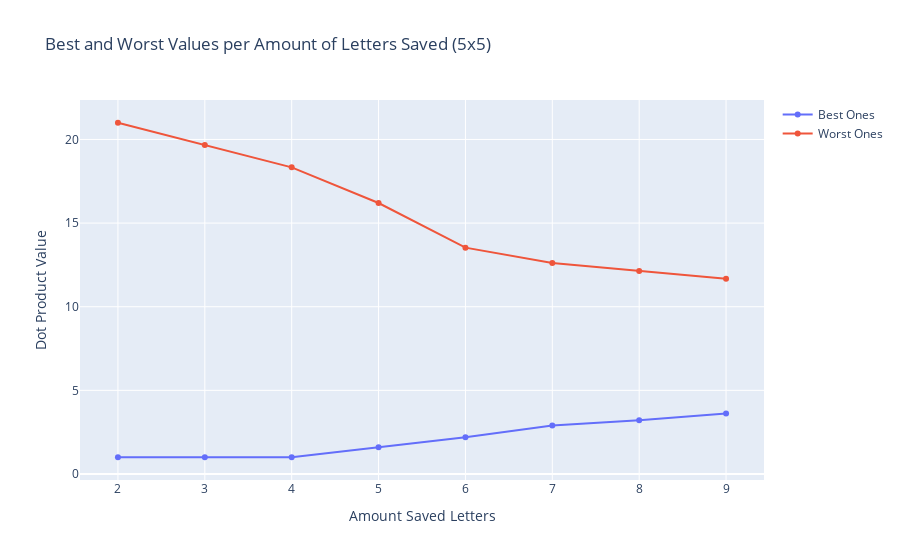
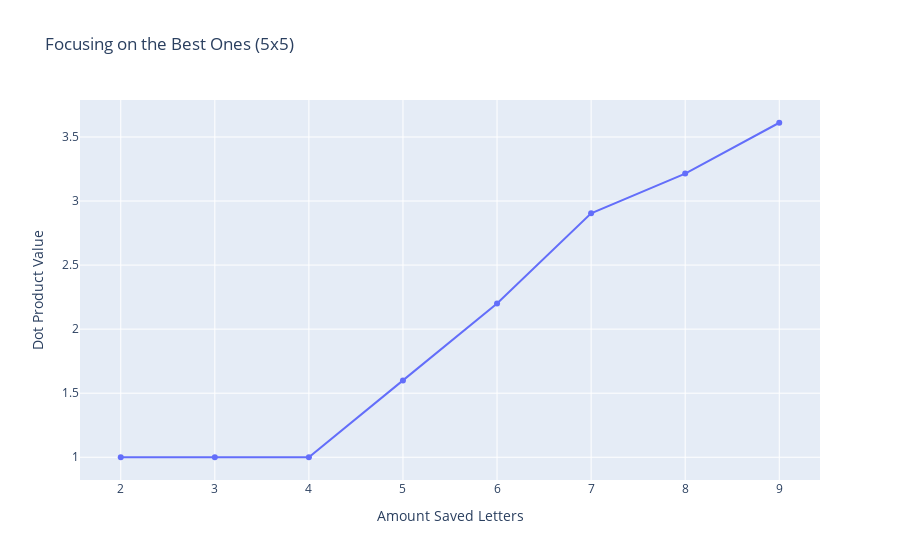
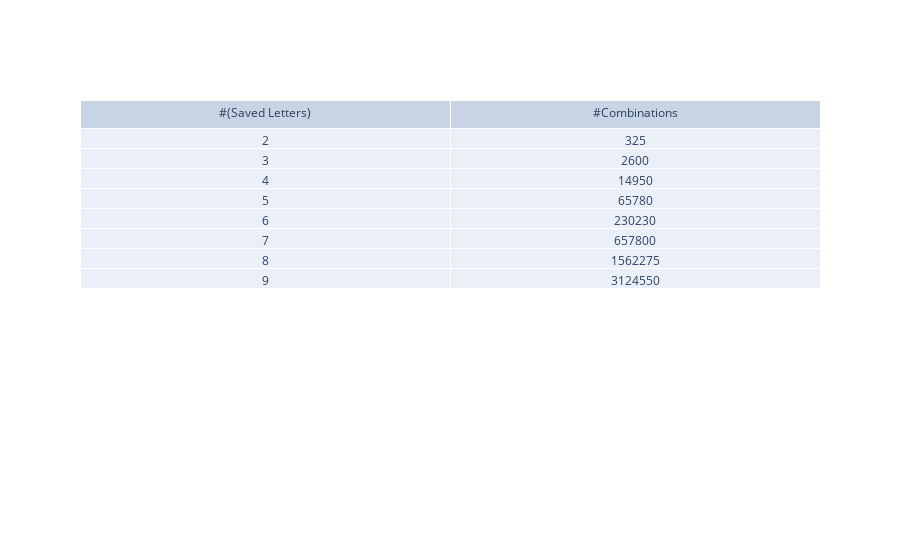

Notebook cell for these charts, in order:
### Code cell
import plotly.graph_objects as go
import numpy as np
import math

iterations = []
best_ones = []
worst_ones = []
max_iter = 10
for i in range(2, max_iter):
  our_set = generate_orthogonal_set({ key: np.array([value]).flatten() for key, value in alphabet_map.items() }, i)
  print(i, end=' ')
  best = min(our_set, key = lambda dot: dot[0])
  worst = max(our_set, key = lambda dot: dot[0])
  print(best[0], end=' ')
  print(worst[0])
  iterations.append(i)
  best_ones.append(best[0])
  worst_ones.append(worst[0])

fig = go.Figure(data=go.Scatter(x=iterations, y=best_ones, mode='lines+markers', name='Best Ones'))
fig.add_trace(go.Scatter(x=iterations, y=worst_ones,
                    mode='lines+markers',
                    name='Worst Ones'))
fig.update_layout(title="Best and Worst Values per Amount of Letters Saved (5x5)",
                   xaxis_title='Amount of Letters Saved',
                   yaxis_title='Dot Product Value')
fig.show()

fig = go.Figure(data=go.Scatter(x=iterations, y=best_ones, mode='lines+markers', name='Best Ones'))
fig.update_layout(title="Focusing on the Best Ones (5x5)",
                   xaxis_title='Amount of Letters Saved',
                   yaxis_title='Dot Product Value')
fig.show()

amount_combinations=[]
for i in range(2,max_iter):
  amount_combinations.append(math.comb(26,i))
fig = go.Figure(data=[go.Table(header=dict(values=['#(Saved Letters)', '#Combinations']),
                 cells=dict(values=[iterations, amount_combinations]))
                     ])
fig.show()

### Figure 1 — Plotly figure (JSON) as saved in the notebook; plotly's stock layout.template omitted (floating-point values rounded to 4 significant figures)
{"data": [{"mode": "lines+markers", "name": "Best Ones", "type": "scatter", "x": [2, 3, 4, 5, 6, 7, 8, 9], "y": [1, 1, 1, 1.6, 2.2, 2.905, 3.214, 3.611]}, {"mode": "lines+markers", "name": "Worst Ones", "type": "scatter", "x": [2, 3, 4, 5, 6, 7, 8, 9], "y": [21, 19.67, 18.33, 16.2, 13.53, 12.62, 12.14, 11.67]}], "layout": {"title": {"text": "Best and Worst Values per Amount of Letters Saved (5x5)"}, "xaxis": {"title": {"text": "Amount Saved Letters"}}, "yaxis": {"title": {"text": "Dot Product Value"}}}}

### Figure 2 — Plotly figure (JSON) as saved in the notebook; plotly's stock layout.template omitted (floating-point values rounded to 4 significant figures)
{"data": [{"mode": "lines+markers", "name": "Best Ones", "type": "scatter", "x": [2, 3, 4, 5, 6, 7, 8, 9], "y": [1, 1, 1, 1.6, 2.2, 2.905, 3.214, 3.611]}], "layout": {"title": {"text": "Focusing on the Best Ones (5x5)"}, "xaxis": {"title": {"text": "Amount Saved Letters"}}, "yaxis": {"title": {"text": "Dot Product Value"}}}}

### Figure 3 — Plotly figure (JSON) as saved in the notebook; plotly's stock layout.template omitted (floating-point values rounded to 4 significant figures)
{"data": [{"cells": {"values": [[2, 3, 4, 5, 6, 7, 8, 9], [325, 2600, 14950, 65780, 230230, 657800, 1562275, 3124550]]}, "header": {"values": ["#(Saved Letters)", "#Combinations"]}, "type": "table"}], "layout": {}}
